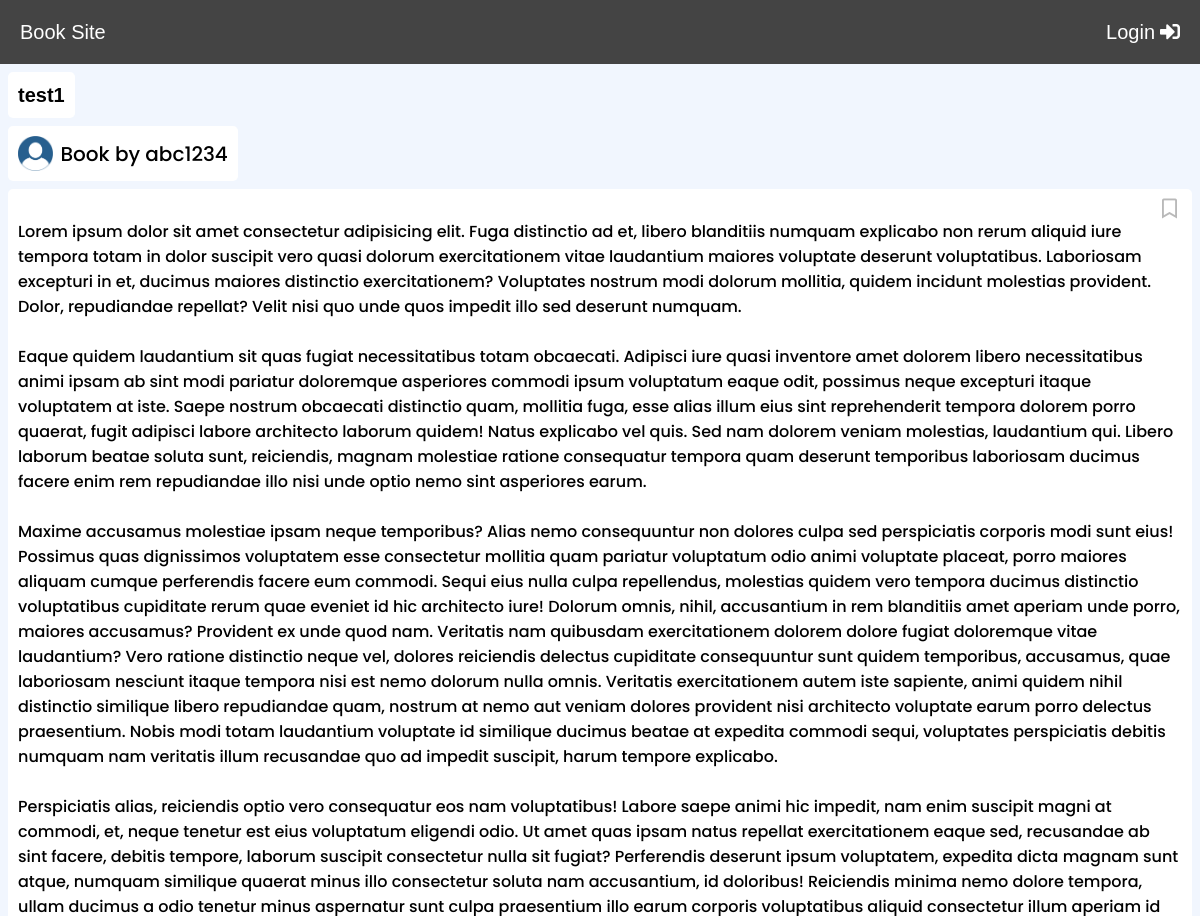
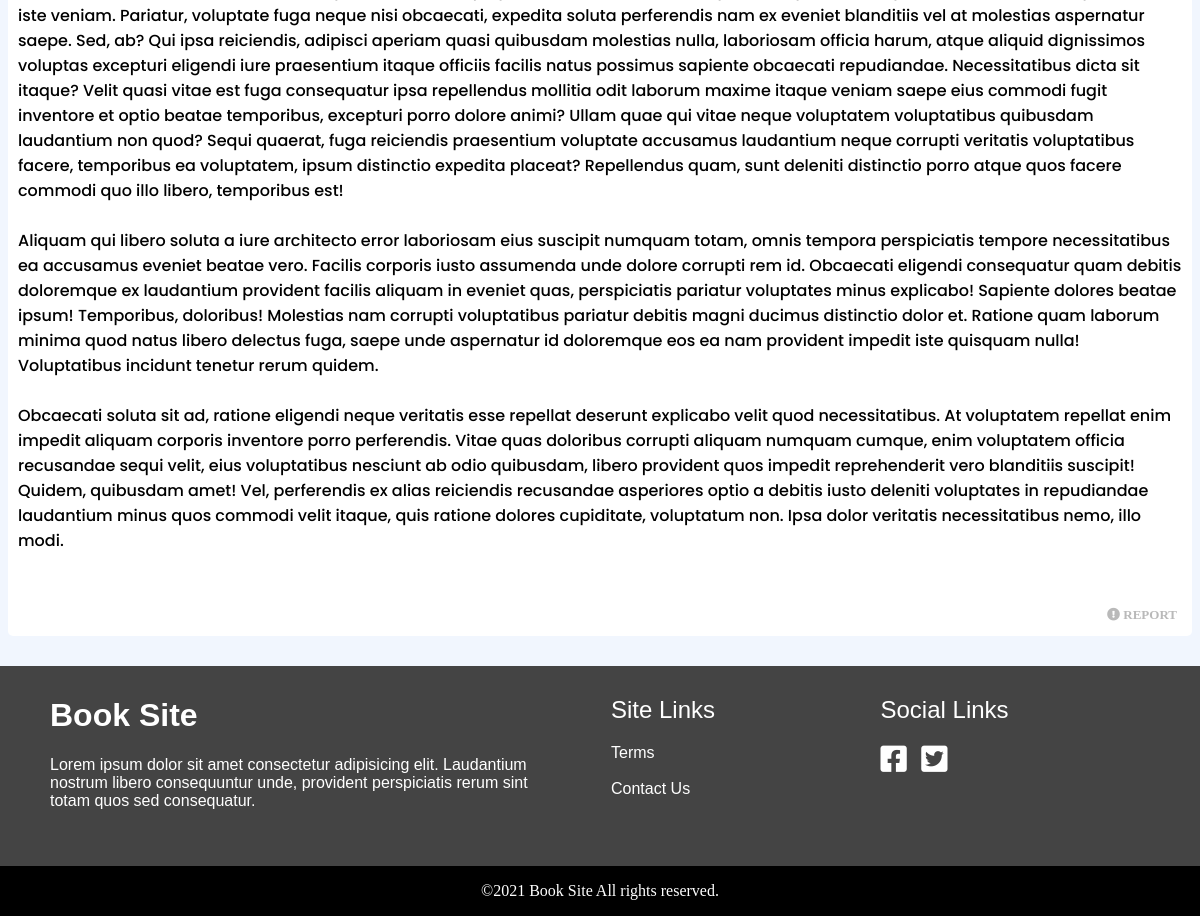
The app's page /Book_Site/books/abc1234_125.php with its own data (2 pictures, top to bottom).
### tables this page shows
CREATE TABLE `books` (
  `id` int(11) NOT NULL,
  `username` varchar(25) NOT NULL,
  `title` varchar(60) NOT NULL,
  `description` varchar(120) NOT NULL,
  `bookc` longtext NOT NULL,
  `createdate` varchar(255) NOT NULL,
  `editdate` varchar(255) NOT NULL
);

### Book_Site/books/abc1234_125.php (the view, shortened to what this page needs)
          <?php
            $targetuser ="abc1234";
                $targetid = "125";
                $targetlink1 = "books/".$targetuser."_".$targetid.".php";
                        require_once "config.php";
                        $query = "SELECT * FROM books WHERE username = '$targetuser' AND id = '$targetid'";
                        $Table = mysqli_query($conn,$query);
                        while($Row=mysqli_fetch_array($Table)){
                          $title = $Row["title"];
                          $bookc = $Row["bookc"];
                        }
                        $eols = array("\n");
                        $bookcf = str_replace($eols,"<br/>",$bookc);
                    ?>
          <html lang="en">
                <head>
                  <link rel="stylesheet" href="../css/testbook.css" />
                  <link rel="stylesheet" href="https://use.fontawesome.com/releases/v5.15.3/css/all.css">
                  <link rel="stylesheet" href="../css/header.css" />
                </head>
                <body>
                <header>
                    <div class="headh">Book Site</div>
                    <?php
                    if(isset($rusername)){
                        echo '<div class="headu" id="headu" onclick="myFunction()">
                      <i class="fas fa-user-circle"></i>
                      <div class="headuu">'.$rusername.'</div>
                    </div>';
                    }else{
                        echo '<div class="headu" id="headu">
                        <div class="headuu" id="headuu"><a href="../login" style="text-decoration: none;color:white;">Login<i class="fas fa-sign-in-alt" style="font-size: 20px;margin-left:5px;"></i></a></div>
                    </div>';
                    }
                    ?>
                  </header>
                  <div class="content">
                    <div class="title">
                      <?php echo $title; ?>
                    </div>
                    <div class="user">
                      <img src="../img/user.png" alt="">
                      Book by <?php echo $targetuser;?>
                    </div>
                    <div class="bookc">
                      <?php
                      if(isset($rusername)){
                        if($bookmark == 0){
                          echo '<a href="../user_action/bookmark.php?rusername='.$rusername.'&tusername='.$targetuser.'&id='.$targetid.'"><div class="bookmark"><i class="far fa-bookmark"></i></a></div>';
                        }else if ($bookmark == 1){
                          echo '<a href="../user_action/unbookmark.php?rusername='.$rusername.'&tusername='.$targetuser.'&id='.$targetid.'"><div class="bookmark"><i class="fas fa-bookmark"></i></a></div>';
                        }
                      }else{
                        echo '<div class="bookmark"><a href="../login"><i class="far fa-bookmark"></i></a></div>';
                      }
                      ?>
                      <?php echo $bookcf; ?>
                      <br/>
                      <div class="report">
                        <?php if(isset($rusername)){
                          echo '<div onclick="reportDis()"><i class="fas fa-exclamation-circle"> REPORT</i></div>';
                        }else{
                          echo '<a href="../login/index.php?link='.$targetlink1.'" style="color:#b9b9b9;"
                          onMouseOver="this.style.color="#aac8f9"" onMouseOut="this.style.color="#b9b9b9""><i class="fas fa-exclamation-circle"> REPORT</i></a>';
                        }
                      ?>
                      </div>
                    </div>
                  </div>
                  <footer>
  <div class="fleft">
    <h1>Book Site</h1>
    <p>
      Lorem ipsum dolor sit amet consectetur adipisicing elit. Laudantium
      nostrum libero consequuntur unde, provident perspiciatis rerum sint
      totam quos sed consequatur.
    </p>
  </div>
  <div class="fright">
    <div class="frl">
      <h2>Site Links</h2>
      <a href="../terms">Terms</a>
      <br />
      <br />
      <a href="#">Contact Us</a>
    </div>
    <div class="flr">
      <h2>Social Links</h2>
      <a href="https://www.facebook.com"><i class="fab fa-facebook-square" target="_blank"></i></a>
      <a href="https://www.twitter.com"
        ><i class="fab fa-twitter-square" style="margin-left: 10px" target="_blank"></i>
      </a>
    </div>
  </div>
</footer>
<div class="cpyr">©2021 Book Site All rights reserved.</div>
                </body>
              </html>

### Book_Site/css/testbook.css (style rules this page uses)
body { background: #f1f6fe; padding: 0; margin: 0; }
.content { width: 100%; box-sizing: border-box; }
.title { width: fit-content; border-radius: 5px; background: white; padding: 10px; font-size: 20px; font-family: Arial, Helvetica, sans-serif; font-weight: bold; box-sizing: border-box; line-height: 1.3; margin: 8px; }
.bookmark { width: 100%; display: flex; justify-content: flex-end; align-items: center; box-sizing: border-box; color: #444; position: relative; padding-right: 5px; font-size: 20px; }
.bookc { border-radius: 5px; background: white; padding: 10px; font-family: "Poppins", sans-serif; box-sizing: border-box; margin-top: 10px; font-size: 16px; font-weight: 500; margin: 8px; }
.user { width: fit-content; height: 55px; border-radius: 5px; background: white; padding: 10px; font-size: 20px; font-family: "Poppins", sans-serif; font-weight: 500; box-sizing: border-box; margin-top: 10px; display: flex; align-items: center; justify-content: center; margin: 8px; }
.user img { width: 35px; margin-right: 7.5px; }
.report { width: 100%; display: flex; justify-content: flex-end; box-sizing: border-box; padding: 5px; font-family: "Poppins", sans-serif; color: #b9b9b9; font-size: 13px; cursor: pointer; }

### Book_Site/css/header.css (style rules this page uses)
body { margin: 0; padding: 0; }
header { background: #444; height: 8%; width: 100%; box-sizing: border-box; padding: 10px; display: flex; align-items: center; overflow: hidden; }
.headh { width: 50%; display: flex; justify-content: flex-start; color: white; font-family: sans-serif; font-size: 20px; margin-left: 10px; }
.headu { width: 100%; display: flex; justify-content: flex-end; color: white; font-family: sans-serif; font-size: 20px; align-items: center; margin-right: 10px; cursor: pointer; }
.headu i { font-size: 35px; }
.headuu { margin-left: 7px; }
footer { margin-top: 30px; height: 25%; width: 100%; background: #444; padding: 10px 50px; display: flex; align-items: center; justify-content: space-between; box-sizing: border-box; font-family: sans-serif; }
.fright, .fleft { height: 100%; width: 49%; color: white; box-sizing: border-box; overflow: hidden; }
.fright { display: flex; }
.fleft p { padding-right: 50px; }
.frl, .flr { height: 100%; width: 50%; }
.frl h2, .flr h2 { font-weight: 100; }
.frl a, .flr a { color: white; text-decoration: none; }
.flr i { font-size: 30px; }
.cpyr { height: 50px; width: 100%; display: flex; align-items: center; justify-content: center; background: black; color: white; }

### Book_Site/books/abc1234_125.php (style rules this page uses)
a { color:#b9b9b9; }

### records on screen
books: title "test1", bookc "Lorem ipsum dolor sit amet consectetur adipisicing elit. Fuga distinctio ad et, libero blanditiis numquam explicabo non rerum aliquid iure tempora totam in dolor suscipit vero quasi dolorum exercitationem vitae laudantium maiores voluptate deserunt voluptatibus. Laboriosam excepturi in et, ducimus maiores distinctio exercitationem? Voluptates nostrum modi dolorum mollitia, quidem incidunt molestias provident. Dolor, repudiandae repellat? Velit nisi quo unde quos impedit illo sed deserunt numquam. Eaque quidem laudantium sit quas fugiat necessitatibus totam obcaecati. Adipisci iure quasi inventore amet dolorem libero necessitatibus animi ipsam ab sint modi pariatur doloremque asperiores…"

### other values on screen
$targetuser "abc1234"
